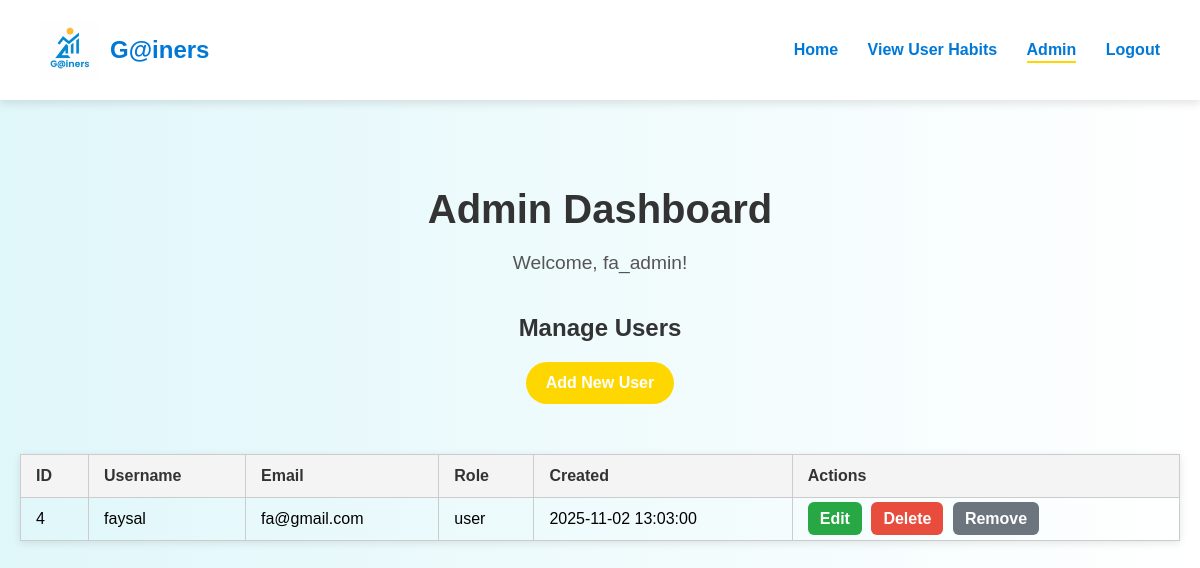
The app's page /admin_dashboard.php (signed in) with its own data.
### tables this page shows
CREATE TABLE `tblusers` (
  `user_id` int(11) NOT NULL,
  `username` varchar(50) NOT NULL,
  `email` varchar(100) NOT NULL,
  `password_hash` varchar(255) NOT NULL,
  `created_at` datetime DEFAULT current_timestamp(),
  `role` varchar(20) DEFAULT 'user'
);

### admin_dashboard.php (the view, shortened to what this page needs)
<?php
require_once 'db_connect.php';
$stmt = $conn->prepare("SELECT username FROM tblAdmins WHERE admin_id = ?");
$stmt->execute([$_SESSION['admin_id']]);
$admin = $stmt->fetch(PDO::FETCH_ASSOC);
$stmt = $conn->query("SELECT * FROM tblUsers ORDER BY created_at DESC");
$users = $stmt->fetchAll(PDO::FETCH_ASSOC);
?>
<!DOCTYPE html>
<html lang="en">
<head>
  <link rel="stylesheet" href="styles.css">
</head>
<body>
  <header class="header">
    <div class="logo-container">
      <img src="logo.png" alt="G@iners Logo" class="logo animated-logo">
      <span class="brand-name">G@iners</span>
    </div>
    <nav class="navbar">
      <a href="index.php">Home</a>
      <a href="view_user_habits.php?user_id=<?php echo $u['user_id']; ?>" class="view-button">View User Habits</a>
      <a href="admin_dashboard.php" class="active">Admin</a>
      <a href="logout.php">Logout</a>
    </nav>
  </header>
  <main class="main-content fade-in">
    <h1>Admin Dashboard</h1>
    <p>Welcome, <?php echo htmlspecialchars($admin['username']); ?>!</p>
    <div class="form-container">
      <h2>Manage Users</h2>
      <a href="add_user.php" class="cta-button" style="margin-bottom: 20px;">Add New User</a>
      <table class="styled-table">
        <thead>
          <tr>
            <th>ID</th>
            <th>Username</th>
            <th>Email</th>
            <th>Role</th>
            <th>Created</th>
            <th>Actions</th>
          </tr>
        </thead>
        <tbody>
          <?php foreach ($users as $u): ?>
            <tr>
              <td><?php echo $u['user_id']; ?></td>
              <td><?php echo htmlspecialchars($u['username']); ?></td>
              <td><?php echo htmlspecialchars($u['email']); ?></td>
              <td><?php echo $u['role']; ?></td>
              <td><?php echo $u['created_at']; ?></td>
              <td>
                <a href="edit_user.php?id=<?php echo $u['user_id']; ?>" class="edit-button">Edit</a>
                <?php if ($u['role'] !== 'admin'): ?>
                  <a href="delete_user.php?id=<?php echo $u['user_id']; ?>" class="delete-button" onclick="return confirm('Delete this user permanently?')">Delete</a>
                  <a href="remove_user.php?id=<?php echo $u['user_id']; ?>" class="remove-button">Remove</a>
                <?php else: ?>
                  <span style="color: gray;">—</span>
                <?php endif; ?>
              </td>
            </tr>
          <?php endforeach; ?>
        </tbody>
      </table>
    </div>
  </main>
</body>
</html>

### styles.css (style rules this page uses)
body { margin: 0; padding: 0; font-family: 'Poppins', sans-serif; background: linear-gradient(to right, #e0f7fa, #ffffff); overflow-x: hidden; transition: background-color 0.3s ease, color 0.3s ease; }
.header { display: flex; align-items: center; justify-content: space-between; padding: 20px 40px; background-color: #ffffff; box-shadow: 0 4px 8px rgba(0,0,0,0.1); animation: slideDown 1s ease-out; }
.logo-container { display: flex; align-items: center; }
.logo { height: 60px; margin-right: 10px; transition: transform 0.5s ease; }
.animated-logo { animation: fadeInLogo 1.2s ease-out; }
.brand-name { font-size: 1.5em; font-weight: 600; color: #0078D7; }
.navbar a { margin-left: 25px; text-decoration: none; color: #0078D7; font-weight: 600; position: relative; transition: color 0.3s ease; }
.navbar a::after { content: ''; position: absolute; width: 0%; height: 2px; bottom: -5px; left: 0; background-color: #FFD700; transition: width 0.3s ease; }
.navbar a:hover::after, .navbar a.active::after { width: 100%; }
.main-content { text-align: center; padding: 60px 20px; }
h1 { font-size: 2.5em; color: #333; margin-bottom: 20px; }
h2, h3 { color: #333; margin-top: 40px; }
p { font-size: 1.2em; color: #555; }
.cta-button { display: inline-block; padding: 12px 20px; background-color: #FFD700; color: #fff; font-weight: 600; border: none; border-radius: 30px; cursor: pointer; text-decoration: none; transition: background-color 0.3s ease; }
.update-button, .delete-button, .edit-button, .remove-button { padding: 8px 12px; border: none; border-radius: 6px; font-weight: 600; cursor: pointer; text-decoration: none; margin-right: 5px; }
.edit-button { background-color: #28a745; color: white; }
.delete-button { background-color: #e74c3c; color: white; }
.remove-button { background-color: #6c757d; color: white; }
.styled-table { width: 100%; border-collapse: collapse; margin-top: 30px; font-size: 1em; font-family: 'Poppins', sans-serif; box-shadow: 0 2px 8px rgba(0,0,0,0.1); }
.styled-table th, .styled-table td { padding: 12px 15px; border: 1px solid #ccc; text-align: left; }
.styled-table th { background-color: #f4f4f4; font-weight: 600; color: #333; }
.fade-in { animation: fadeInContent 1.5s ease-out; }

### records on screen
tblusers: user_id "4", username "faysal", email "fa@gmail.com", role "user", created_at "2025-11-02 13:03:00"

### other values on screen
$admin['username'] "fa_admin"
